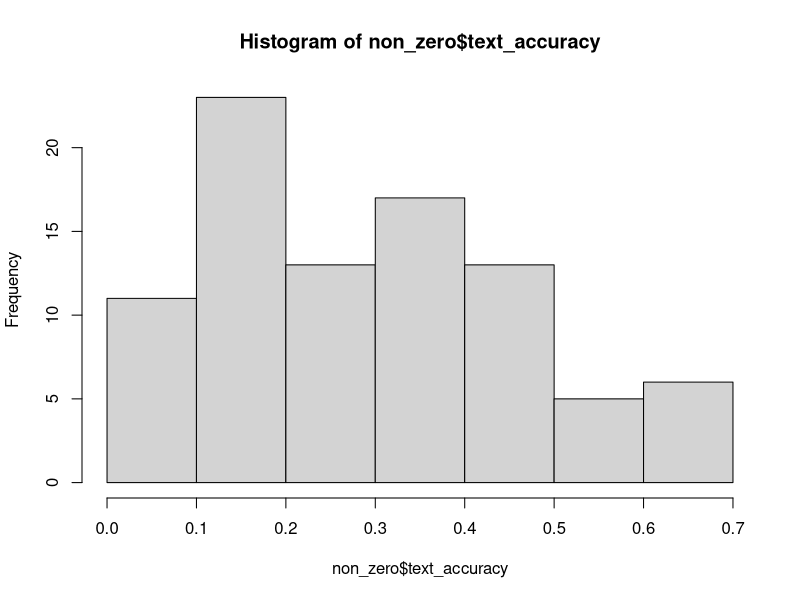
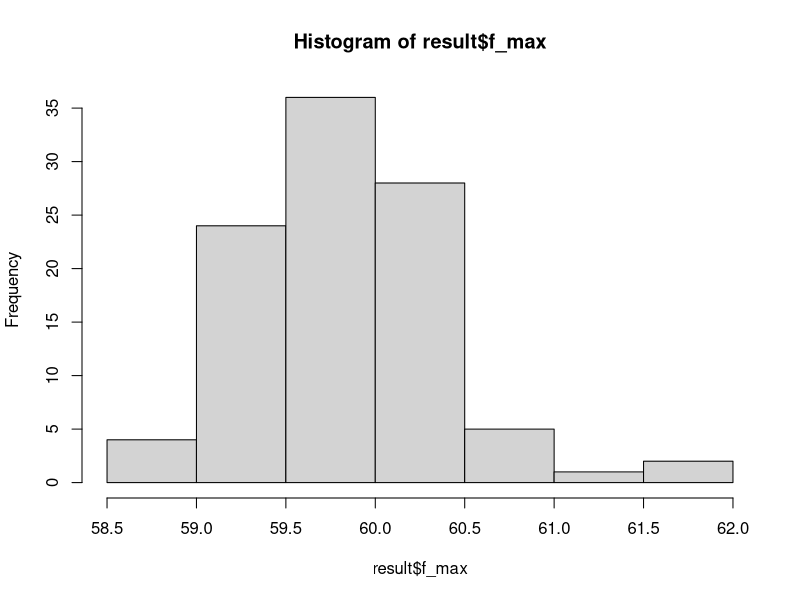

Write the R code that produced these figures, in order. (Note: this script raises an error after producing the figures.)
## ---- chunk 1
result = read.csv2("resultado_same_author.csv")
## ---- chunk 2
zero = result[result$text_accuracy == 0,]
zero

non_zero = result[result$text_accuracy != 0,]
non_zero

hist(non_zero$text_accuracy)
mean(non_zero$text_accuracy)

hist(result$f_max)

result_max_acc = result[result$text_accuracy == max(result$text_accuracy),]
result_max_acc

result_max_f = result[result$f_max == max(result$f_max),]
result_max_f

## ---- chunk 3
#install.packages("ggplot2")
library(ggplot2)

ggplot(result_final, aes(text_accuracy)) +
        geom_histogram(bins = 10, color = 'white') +
        scale_x_continuous(name = "Acurácia do Texto") +
        scale_y_continuous(name = NULL) + 
  theme_bw()

